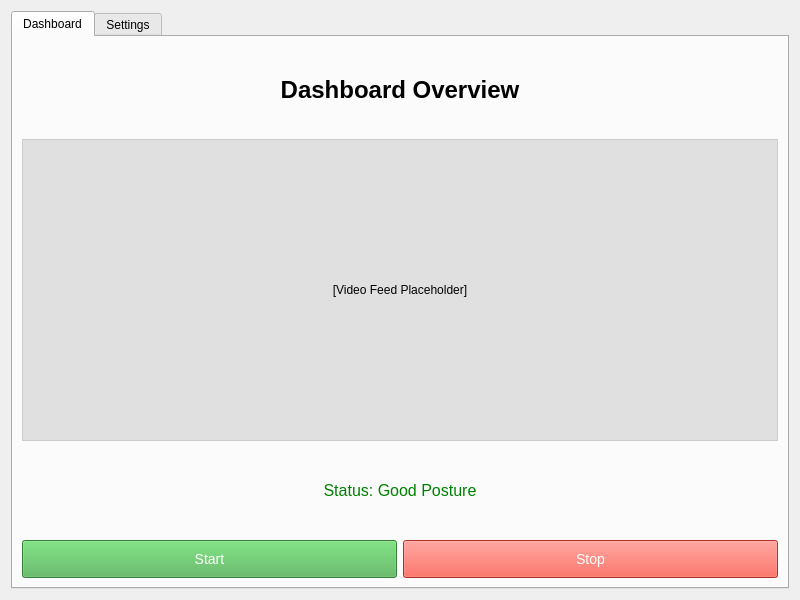
<?xml version="1.0" encoding="UTF-8"?>
<ui version="4.0">
 <class>PostureApp</class>
 <widget class="QWidget" name="PostureApp">
  <property name="geometry">
   <rect>
    <x>0</x>
    <y>0</y>
    <width>800</width>
    <height>600</height>
   </rect>
  </property>
  <property name="windowTitle">
   <string>PostureWatcher</string>
  </property>
  <layout class="QVBoxLayout" name="mainLayout">
   <item>
    <widget class="QTabWidget" name="tabWidget">
     <property name="tabPosition">
      <enum>QTabWidget::North</enum>
     </property>
     <property name="tabShape">
      <enum>QTabWidget::Rounded</enum>
     </property>
     <widget class="QWidget" name="dashboardTab">
      <attribute name="title">
       <string>Dashboard</string>
      </attribute>
      <layout class="QVBoxLayout" name="dashboardLayout">
       <item>
        <widget class="QLabel" name="dashboardTitle">
         <property name="text">
          <string>Dashboard Overview</string>
         </property>
         <property name="alignment">
          <set>Qt::AlignCenter</set>
         </property>
         <property name="styleSheet">
          <string>
           QLabel {
               font-size: 24px;
               font-weight: bold;
               margin: 10px;
           }
          </string>
         </property>
        </widget>
       </item>
       <item>
        <widget class="QLabel" name="videoFeed">
         <property name="text">
          <string>[Video Feed Placeholder]</string>
         </property>
         <property name="alignment">
          <set>Qt::AlignCenter</set>
         </property>
         <property name="styleSheet">
          <string>
           QLabel {
               background-color: #e0e0e0;
               border: 1px solid #ccc;
               min-height: 300px;
           }
          </string>
         </property>
        </widget>
       </item>
       <item>
        <widget class="QLabel" name="statusLabel">
         <property name="text">
          <string>Status: Good Posture</string>
         </property>
         <property name="alignment">
          <set>Qt::AlignCenter</set>
         </property>
         <property name="styleSheet">
          <string>
           QLabel {
               font-size: 16px;
               color: green;
               margin: 10px;
           }
          </string>
         </property>
        </widget>
       </item>
       <item>
        <layout class="QHBoxLayout" name="buttonLayout">
         <item>
          <widget class="QPushButton" name="startButton">
           <property name="text">
            <string>Start</string>
           </property>
           <property name="styleSheet">
            <string>
             QPushButton {
                 background-color: #4CAF50;
                 color: white;
                 padding: 10px;
                 font-size: 14px;
             }
             QPushButton:hover {
                 background-color: #45a049;
             }
            </string>
           </property>
          </widget>
         </item>
         <item>
          <widget class="QPushButton" name="stopButton">
           <property name="text">
            <string>Stop</string>
           </property>
           <property name="styleSheet">
            <string>
             QPushButton {
                 background-color: #f44336;
                 color: white;
                 padding: 10px;
                 font-size: 14px;
             }
             QPushButton:hover {
                 background-color: #e53935;
             }
            </string>
           </property>
          </widget>
         </item>
        </layout>
       </item>
      </layout>
     </widget>
     <widget class="QWidget" name="settingsTab">
      <attribute name="title">
       <string>Settings</string>
      </attribute>
      <layout class="QVBoxLayout" name="settingsLayout">
       <item>
        <widget class="QLabel" name="settingsTitle">
         <property name="text">
          <string>Application Settings</string>
         </property>
         <property name="alignment">
          <set>Qt::AlignCenter</set>
         </property>
         <property name="styleSheet">
          <string>
           QLabel {
               font-size: 24px;
               font-weight: bold;
               margin: 10px;
           }
          </string>
         </property>
        </widget>
       </item>
       <item>
        <widget class="QPushButton" name="saveSettingsButton">
         <property name="text">
          <string>Save Settings</string>
         </property>
         <property name="styleSheet">
          <string>
           QPushButton {
               background-color: #007BFF;
               color: white;
               padding: 10px;
               font-size: 14px;
           }
           QPushButton:hover {
               background-color: #0056b3;
           }
          </string>
         </property>
        </widget>
       </item>
      </layout>
     </widget>
    </widget>
   </item>
  </layout>
 </widget>
 <resources/>
 <connections/>
</ui>
